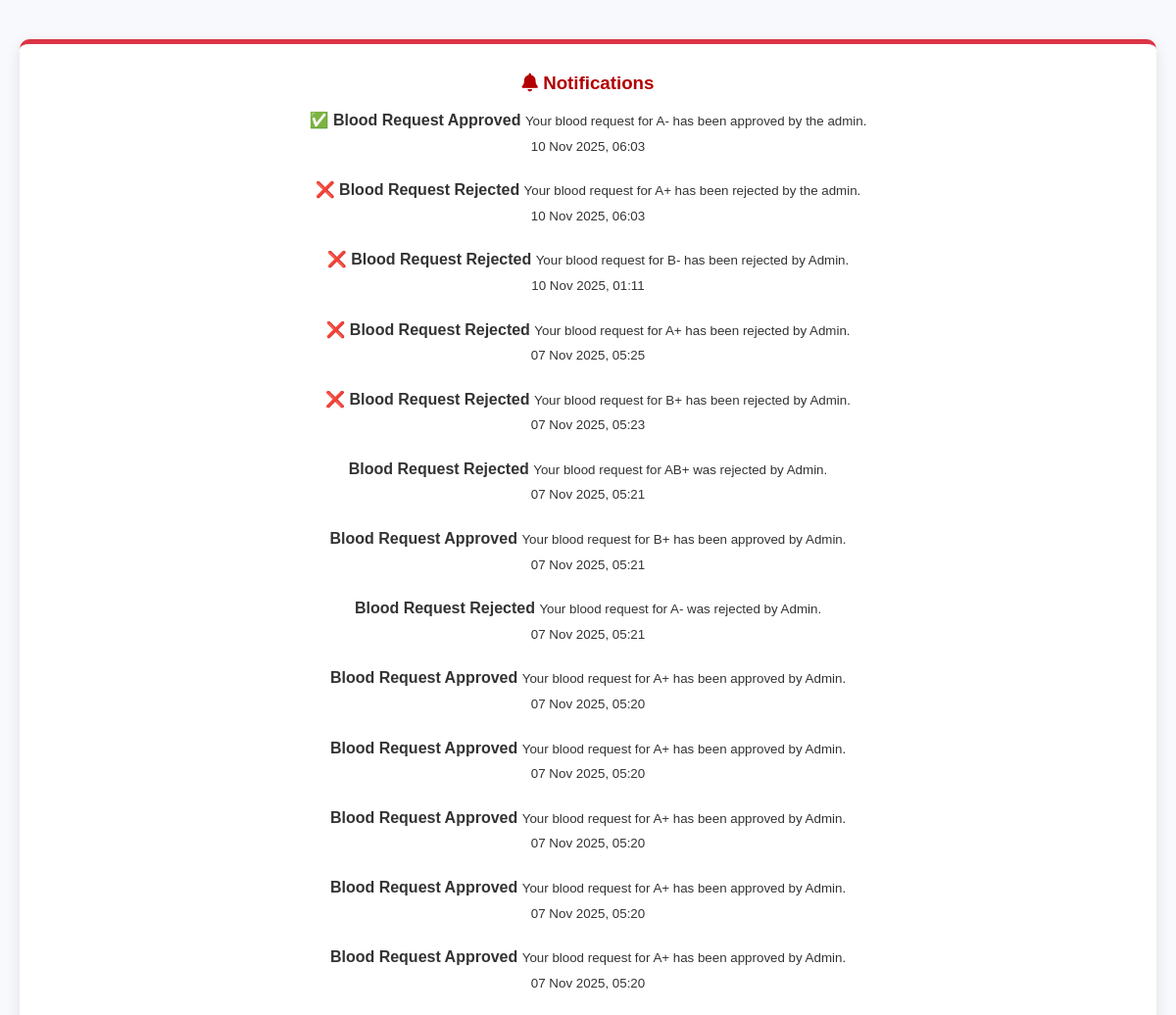
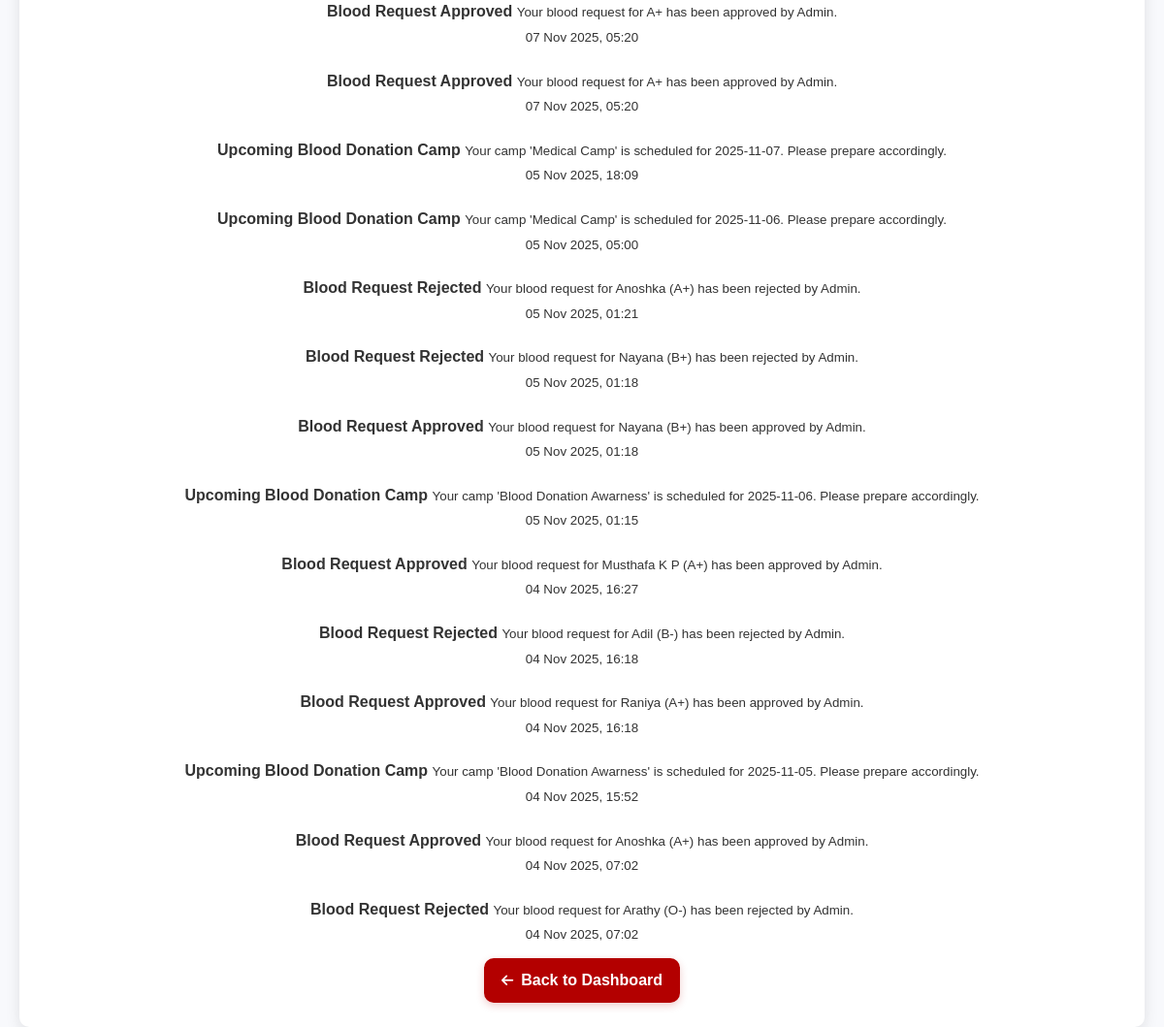
Screenshot of /notifications/ (signed in) with the database file from the repository (2 pictures, top to bottom).
### BB_app/models.py (models this page shows, shortened)
class Notification(models.Model):
    ROLE_CHOICES = [
        ('admin', 'Admin'),
        ('donor', 'Donor'),
        ('hospital', 'Hospital'),
        ('patient', 'Patient'),
    ]
    recipient = models.ForeignKey(User, on_delete=models.CASCADE, null=True, blank=True)
    role = models.CharField(max_length=20, choices=ROLE_CHOICES)
    title = models.CharField(max_length=200)
    message = models.TextField()
    is_read = models.BooleanField(default=False)
    created_at = models.DateTimeField(auto_now_add=True)
    type = models.CharField(max_length=20, default='info')

### BB_app/views.py (the view)
# urls.py: path('notifications/', views.notifications, name='notifications'),
@login_required
def notifications(request):
    user = request.user
    user_role = user.profile.role if hasattr(user, 'profile') else 'admin'
    notifications = Notification.objects.filter(
        Q(recipient=user) | Q(role=user_role)
    ).order_by('-created_at')
    Notification.objects.filter(
        Q(recipient=user) | Q(role=user_role), is_read=False
    ).update(is_read=True)
    return render(request, 'notifications.html', {'notifications': notifications})

### BB_app/templates/notifications.html (shortened to what this page needs)
{% extends 'master.html' %}
{% block content %}
<div class="container py-5">
  <div class="card shadow-lg p-4 rounded-4" style="border-top: 5px solid #dc3545;">
    <div class="d-flex justify-content-between align-items-center mb-4">
      <h3 class="fw-bold mb-0 text-danger">
        <i class="fa fa-bell me-2"></i> Notifications
      </h3>
    </div>
    <ul class="list-group notification-list">
      {% for n in notifications %}
      <li
        class="list-group-item p-3 mb-2 rounded-3 shadow-sm
      {% if n.type == 'emergency' %}alert-danger{% elif n.type == 'warning' %}alert-warning{% else %}alert-info{% endif %}">
        <div>
          <strong>{{ n.title }}</strong>
          <small class="text-muted d-block">{{ n.message|safe }}</small>
        </div>
        <small class="text-secondary">{{ n.created_at|date:"d M Y, H:i" }}</small>
      </li>
      {% empty %}
      <li class="list-group-item text-center text-muted py-4 rounded-3 shadow-sm" style="background-color: #fff;">
        <i class="fa fa-inbox fa-2x mb-2 d-block text-danger"></i>
        No notifications yet.
      </li>
      {% endfor %}
    </ul>
    <div class="text-center mt-4">
      {% if user.is_superuser %}
      <a href="{% url 'admin_dashboard' %}" class="back-btn">
        <i class="fa fa-arrow-left"></i> Back to Dashboard
      </a>
      {% elif user.hospitalprofile %}
      <a href="{% url 'hospital_dashboard' %}" class="back-btn">
        <i class="fa fa-arrow-left"></i> Back to Dashboard
      </a>
      {% elif user.donorprofile %}
      <a href="{% url 'donor_dashboard' %}" class="back-btn">
        <i class="fa fa-arrow-left"></i> Back to Dashboard
      </a>
      {% elif user.patientprofile %}
      <a href="{% url 'patient_dashboard' %}" class="back-btn">
        <i class="fa fa-arrow-left"></i> Back to Dashboard
      </a>
      {% endif %}
    </div>
  </div>
</div>
{% endblock %}

### BB_app/static/css/style.css (style rules this page uses)
* { margin: 0; padding: 0; box-sizing: border-box; font-family: "Poppins", sans-serif; }
.container { max-width: 1200px; margin: 0 auto; padding: 0 20px; width: 100%; }
body { background-color: #fff; color: #333; line-height: 1.6; scroll-behavior: smooth; }
.card { background: #fff; border-radius: 10px; box-shadow: 0 5px 15px rgba(0, 0, 0, 0.1); padding: 25px; transition: 0.3s ease; text-align: center; margin-top: 40px; }
.card h3 { color: #b30000; margin-bottom: 10px; }

### BB_app/static/css/hospital_dashboard.css (style rules this page uses)
.notification-list { display: flex; flex-direction: column; gap: 20px; }
.back-btn { display: inline-flex; align-items: center; gap: 8px; background-color: #b30000; color: #fff; padding: 10px 18px; border-radius: 8px; text-decoration: none; font-weight: 500; transition: all 0.3s ease; box-shadow: 0 2px 5px rgba(0, 0, 0, 0.1); margin-top: 12px; }
.back-btn i { font-size: 14px; }
.back-btn { background-color: #b30000; color: white; padding: 12px 20px; border-radius: 8px; text-decoration: none; font-weight: 500; transition: all 0.3s ease; box-shadow: 0 2px 6px rgba(179, 0, 0, 0.2); text-align: center; }
.back-btn { display: inline-flex; align-items: center; gap: 8px; background-color: #b30000; color: #fff; padding: 10px 18px; border-radius: 10px; text-decoration: none; font-weight: 600; box-shadow: 0 3px 8px rgba(179, 0, 0, 0.2); transition: all 0.3s ease; }
.back-btn { display: inline-flex; align-items: center; gap: 8px; background-color: #b30000; color: #fff; padding: 10px 18px; border-radius: 10px; text-decoration: none; font-weight: 600; box-shadow: 0 3px 8px rgba(179, 0, 0, 0.2); transition: all 0.3s ease; justify-content: center; }

### BB_app/templates/notifications.html (style rules this page uses)
body { background-color: #f8f9fc; }
.card { border: none; background: #fff; }
.notification-list .list-group-item { border: none; transition: 0.3s; list-style: none; }

### rows the page displays
Notification: title "✅ Blood Request Approved", message "Your blood request for A- has been approved by the admin.", created_at "10 Nov 2025, 06:03"
Notification: title "❌ Blood Request Rejected", message "Your blood request for A+ has been rejected by the admin.", created_at "10 Nov 2025, 06:03"
Notification: title "❌ Blood Request Rejected", message "Your blood request for B- has been rejected by Admin.", created_at "10 Nov 2025, 01:11"
Notification: title "❌ Blood Request Rejected", message "Your blood request for A+ has been rejected by Admin.", created_at "07 Nov 2025, 05:25"
Notification: title "❌ Blood Request Rejected", message "Your blood request for B+ has been rejected by Admin.", created_at "07 Nov 2025, 05:23"
Notification: title "Blood Request Rejected", message "Your blood request for AB+ was rejected by Admin.", created_at "07 Nov 2025, 05:21"
Notification: title "Blood Request Approved", message "Your blood request for B+ has been approved by Admin.", created_at "07 Nov 2025, 05:21"
Notification: title "Blood Request Rejected", message "Your blood request for A- was rejected by Admin.", created_at "07 Nov 2025, 05:21"
Notification: title "Blood Request Approved", message "Your blood request for A+ has been approved by Admin.", created_at "07 Nov 2025, 05:20"
Notification: title "Blood Request Approved", message "Your blood request for A+ has been approved by Admin.", created_at "07 Nov 2025, 05:20"
Notification: title "Blood Request Approved", message "Your blood request for A+ has been approved by Admin.", created_at "07 Nov 2025, 05:20"
Notification: title "Blood Request Approved", message "Your blood request for A+ has been approved by Admin.", created_at "07 Nov 2025, 05:20"
Notification: title "Blood Request Approved", message "Your blood request for A+ has been approved by Admin.", created_at "07 Nov 2025, 05:20"
Notification: title "Blood Request Approved", message "Your blood request for A+ has been approved by Admin.", created_at "07 Nov 2025, 05:20"
Notification: title "Blood Request Approved", message "Your blood request for A+ has been approved by Admin.", created_at "07 Nov 2025, 05:20"
Notification: title "Upcoming Blood Donation Camp", message "Your camp 'Medical Camp' is scheduled for 2025-11-07. Please prepare accordingly.", created_at "05 Nov 2025, 18:09"
Notification: title "Upcoming Blood Donation Camp", message "Your camp 'Medical Camp' is scheduled for 2025-11-06. Please prepare accordingly.", created_at "05 Nov 2025, 05:00"
Notification: title "Blood Request Rejected", message "Your blood request for Anoshka (A+) has been rejected by Admin.", created_at "05 Nov 2025, 01:21"
Notification: title "Blood Request Rejected", message "Your blood request for Nayana (B+) has been rejected by Admin.", created_at "05 Nov 2025, 01:18"
Notification: title "Blood Request Approved", message "Your blood request for Nayana (B+) has been approved by Admin.", created_at "05 Nov 2025, 01:18"
Notification: title "Upcoming Blood Donation Camp", message "Your camp 'Blood Donation Awarness' is scheduled for 2025-11-06. Please prepare accordingly.", created_at "05 Nov 2025, 01:15"
Notification: title "Blood Request Approved", message "Your blood request for Musthafa K P (A+) has been approved by Admin.", created_at "04 Nov 2025, 16:27"
Notification: title "Blood Request Rejected", message "Your blood request for Adil (B-) has been rejected by Admin.", created_at "04 Nov 2025, 16:18"
Notification: title "Blood Request Approved", message "Your blood request for Raniya (A+) has been approved by Admin.", created_at "04 Nov 2025, 16:18"
Notification: title "Upcoming Blood Donation Camp", message "Your camp 'Blood Donation Awarness' is scheduled for 2025-11-05. Please prepare accordingly.", created_at "04 Nov 2025, 15:52"
Notification: title "Blood Request Approved", message "Your blood request for Anoshka (A+) has been approved by Admin.", created_at "04 Nov 2025, 07:02"
Notification: title "Blood Request Rejected", message "Your blood request for Arathy (O-) has been rejected by Admin.", created_at "04 Nov 2025, 07:02"
